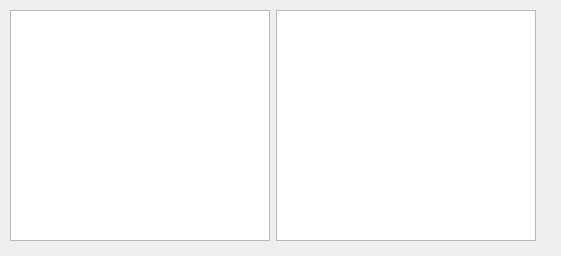
<?xml version="1.0" encoding="UTF-8"?>
<ui version="4.0">
 <class>DisplayWordsDialog</class>
 <widget class="QDialog" name="DisplayWordsDialog">
  <property name="geometry">
   <rect>
    <x>0</x>
    <y>0</y>
    <width>561</width>
    <height>256</height>
   </rect>
  </property>
  <property name="windowTitle">
   <string>Dialog</string>
  </property>
  <widget class="QWidget" name="layoutWidget">
   <property name="geometry">
    <rect>
     <x>10</x>
     <y>10</y>
     <width>526</width>
     <height>231</height>
    </rect>
   </property>
   <layout class="QVBoxLayout" name="verticalLayout_2">
    <item>
     <layout class="QVBoxLayout" name="verticalLayout">
      <item>
       <layout class="QHBoxLayout" name="horizontalLayout">
        <item>
         <layout class="QHBoxLayout" name="horizontalLayout_2">
          <item>
           <widget class="QTextBrowser" name="textBrowserEnglish"/>
          </item>
          <item>
           <widget class="QTextBrowser" name="textBrowserGerman"/>
          </item>
         </layout>
        </item>
       </layout>
      </item>
     </layout>
    </item>
   </layout>
  </widget>
 </widget>
 <resources/>
 <connections/>
</ui>
